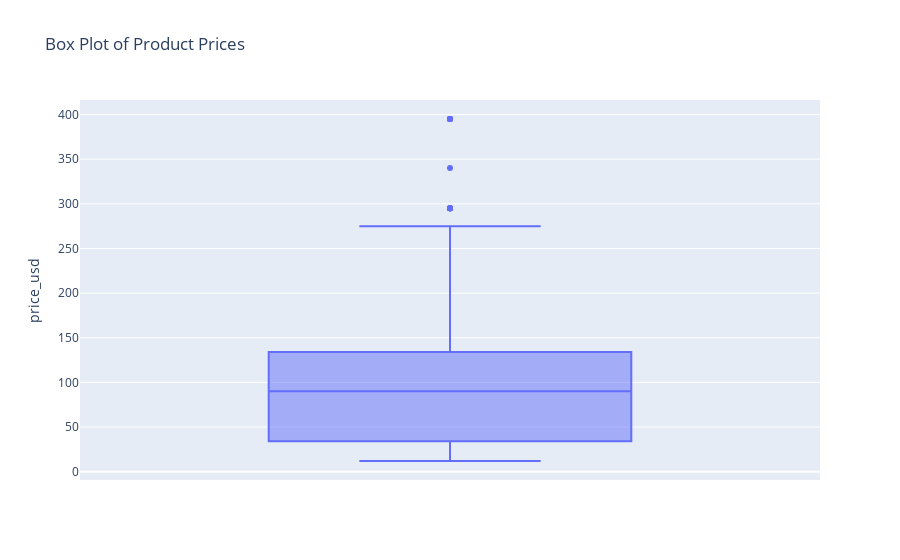

Here is the notebook cell this chart was saved with:
### Code cell
# Create a box plot for the price distribution
fig_box = px.box(fragrant_data, 
                  y='price_usd', 
                  title='Box Plot of Product Prices',
                  labels={'price': 'Price'})

fig_box.show()

### Figure 1 — Plotly figure (JSON) as saved in the notebook; plotly's stock layout.template omitted (floating-point values rounded to 4 significant figures; data arrays with more than 128 entries replaced by an {"elided": "..."} marker saying what was removed)
{"data": [{"alignmentgroup": "True", "hovertemplate": "price_usd=%{y}<extra></extra>", "legendgroup": "", "marker": {"color": "#636efa"}, "name": "", "notched": false, "offsetgroup": "", "orientation": "v", "showlegend": false, "type": "box", "x0": " ", "xaxis": "x", "y": {"elided": "600 int values"}, "y0": " ", "yaxis": "y"}], "layout": {"boxmode": "group", "legend": {"tracegroupgap": 0}, "title": {"text": "Box Plot of Product Prices"}, "xaxis": {"anchor": "y", "domain": [0, 1]}, "yaxis": {"anchor": "x", "domain": [0, 1], "title": {"text": "price_usd"}}}}
